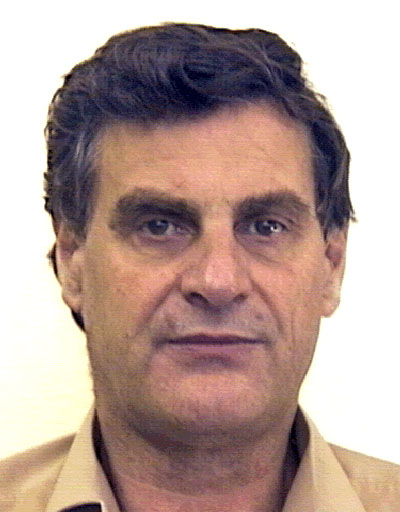
#> input picture _tests/test_img.bmp, 400 x 512 px
$ python -i faceDetect.py   (imports and definitions only)
#> lines starting #> are read from the running program, lines starting #| are printed output that depends on the picture
'''
DESCRIPTION:
 This file contain some methods for face
extraction as vector in features space.
 Some of that methods trying to extract
face ellips.

FUNCTIONS:

prep_eye(img, m=6)

# filters
face_extract_gauss_2(img, m=2)
face_extract_gauss(img, m=2)
face_extract_mean(img)

# elips excraction
elips_fft(eye, m=1)
elips_mmcc(img)

# methods
MMCC(img, m=1)
find_extr_of_hist(img, n=3)

# face as vector
find_face(img)
find_face_color_eyes_nouse(img,
                           faceCutType=0,
                           grey=False)
'''

from numpy import mean, copy, zeros, shape
from numpy import ones, real, uint8, float32
from numpy import concatenate, cov, linalg
from numpy import diff, sign, sum

import cv2
from scipy.fftpack import fft, ifft, fft2, ifft2
from skimage import filters as filter

import faceObjectsSearchers as fos

import matplotlib.pyplot as plt


def prep_eye(img, m=6):
    '''
    DESCRIPTION:

    INPUT:
    img is colored image of eye
    '''

    img = face_extract_gauss(img)
    e = elips_fft(img, m)
    return(e)


# [28 lines left out: function face_extract_gauss_2, not called in this run]


def face_extract_gauss(img, m=2):
    '''
    DESCRIPTION:
    try to extract face
    elipse from image.

    it is best I think

    INPUT:
    img is grey image.
    '''

    # imm = fftElips(img)
    # img = cv2.cvtColor(img, cv2.COLOR_BGR2GRAY)
    imm = filter.gaussian_filter(img, sigma=m)
    return(imm)


# [19 lines left out: function face_extract_mean, not called in this run]


def elips_fft(eye, m=1):
    '''
    DESCRIPTION:
    Filter image eye by fourier m hugest
    frequencis in frequencis space.

    INPUT:
    eye is grey image

    OUTPUT:
    y - frequencis
    yy - filtred image
    '''

    # eye = findFaceColor(img)[1]
    # eye=cv2.cvtColor(eye[0], cv2.COLOR_BGR2GRAY)
    # eye=cv2.cvtColor(eye, cv2.COLOR_BGR2GRAY)
    y = fft2(eye)

    # cut frequencis form
    # low to huge
    y[m:-m, m:-m] = 0

    yy = ifft2(y)

    return([y, real(yy)])

    yy[real(yy) > 100] = 0
    hist = cv2.calcHist([real(yy).astype(uint8)],
                        [0], None, [256], [0, 256])
    hist = concatenate(hist)
    return(real(yy), hist)


# [279 lines left out: functions elips_mmcc, MMCC, find_extr_of_hist, find_face, find_face_color_eyes_nose, _find_and_filter_eye and 3 more, not called in this run]

'''
def cut_face_between_eye_and_mouth(mouth1, faceImGr, ec):
        # delete eyes from mouth1
        mouth2 = []
        for m in mouth1:
            mx = m[0]
            my = m[1]
            mw = m[2]
            mh = m[3]
            if my <= ey + eh:
                print("removed element")
            else:
                mouth2.append(m)
                print('len(mouth2)=')
        print(len(mouth2))

        if len(mouth2) > 1:
            print("too many mouths")
            raise(myErrors)
        (mx, my, mw, mh) = mouth2[0]
        mouthIm = faceImGr[my:my+mh, mx:mx+mw]

        # find lips
        sx = nd.sobel(mouthIm, axis=0)
        sy = nd.sobel(mouthIm, axis=1)
        Gr = hypot(sx, sy)
        Gr[Gr < mean(Gr[Gr > mean(Gr)])] = 0

        # cut image between eyes and mouth
        (ex, ey, ew, eh) = ec
        faceImGr = faceImGr[ey:my+mh]
        faceImGr = faceImGr[:, ex:ex+ew]

        return(faceImGr, mouthIm)

'''

>>> import cv2
>>> picture = cv2.imread('_tests/test_img.bmp')
#> picture is the input picture: shape (512, 400, 3); mean B, G, R 152, 158.9, 182
>>> result = prep_eye(picture)
#> in face_extract_gauss, `imm = filter.gaussian_filter(img, sigma=m)`:
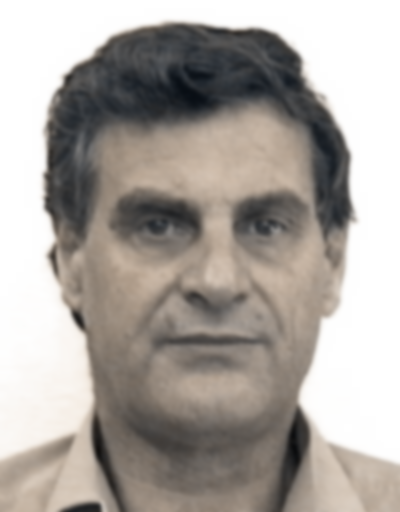
#> imm: shape (512, 400, 3) float64; mean B, G, R 0.627, 0.649, 0.671
#> in prep_eye, `e = elips_fft(img, m)`: e = 2 items
#> result = 2 items
